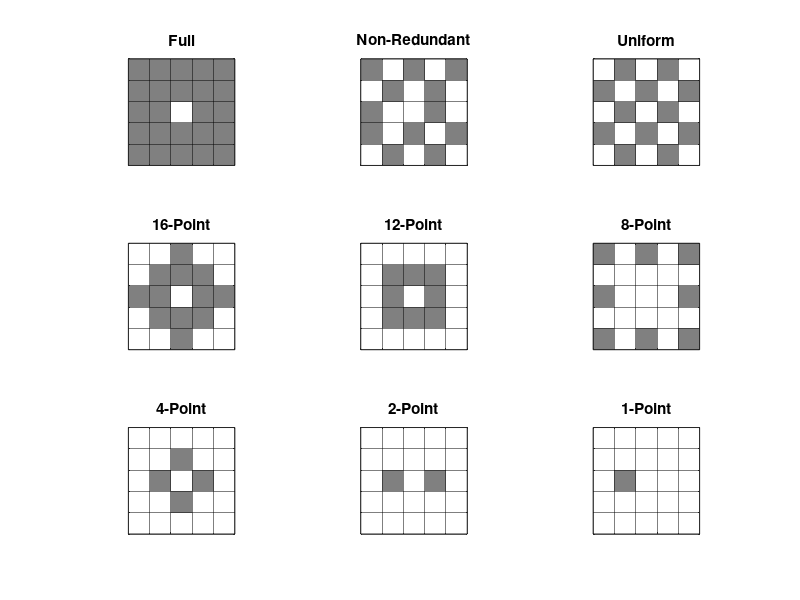

Source code (MATLAB):
% Define grid size and gray color
gridSize = 5; % 5x5 grid
grayColor = 0.5; % Color for gray squares (0=black, 1=white)

% Define all six patterns
patterns = {
    [ % Full-Point
        1 1 1 1 1;
        1 1 1 1 1;
        1 1 0 1 1;
        1 1 1 1 1;
        1 1 1 1 1;

    ],
    [ % Non-Redundant
        1 0 1 0 1;
        0 1 0 1 0;
        1 0 0 1 0;
        1 0 1 0 1;
        0 1 0 1 0;
    ],
    [ % Uniform
        0 1 0 1 0;
        1 0 1 0 1;
        0 1 0 1 0;
        1 0 1 0 1;
        0 1 0 1 0;
    ],
    [ % 16-Point
        0 0 1 0 0;
        0 1 1 1 0;
        1 1 0 1 1;
        0 1 1 1 0;
        0 0 1 0 0;
    ],
    [ % 12-Point
        0 0 0 0 0;
        0 1 1 1 0;
        0 1 0 1 0;
        0 1 1 1 0;
        0 0 0 0 0;
    ],
    [ % 8-Point
         1 0 1 0 1;
         0 0 0 0 0;
         1 0 0 0 1;
         0 0 0 0 0;
         1 0 1 0 1;
    ],
    [ % 4-Point
         0 0 0 0 0;
         0 0 1 0 0;
         0 1 0 1 0;
         0 0 1 0 0;
         0 0 0 0 0;
    ],
    [ % 2-Point
         0 0 0 0 0;
         0 0 0 0 0;
         0 1 0 1 0;
         0 0 0 0 0;
         0 0 0 0 0;
    ],
    [ % 1-Point
         0 0 0 0 0;
         0 0 0 0 0;
         0 1 0 0 0;
         0 0 0 0 0;
         0 0 0 0 0;
    ]
};

names ={'Full', 'Non-Redundant', 'Uniform', '16-Point', '12-Point', '8-Point', '4-Point', '2-Point', '1-Point'};
% Plot all six patterns in a 2x3 grid
figure;
for i = 1:9
    subplot(3, 3, i); % Arrange in 2 rows, 3 columns
    imagesc(patterns{i}); % Display the pattern matrix
    colormap([1 1 1; grayColor grayColor grayColor]); % White and gray
    axis equal; % Keep grid squares equal in size
    axis([0.5 gridSize+0.5 0.5 gridSize+0.5]); % Adjust axis limits
    xticks(0.5:1:gridSize+0.5); % Set x-tick positions for grid
    yticks(0.5:1:gridSize+0.5); % Set y-tick positions for grid
    grid on; % Enable grid
    set(gca, 'GridColor', 'k', 'GridAlpha', 0.5); % Black gridlines with transparency
    set(gca, 'XTickLabel', [], 'YTickLabel', []); % Remove axis labels
    title(names{i}); % Titles (16-Point, 12-Point, etc.)
end
